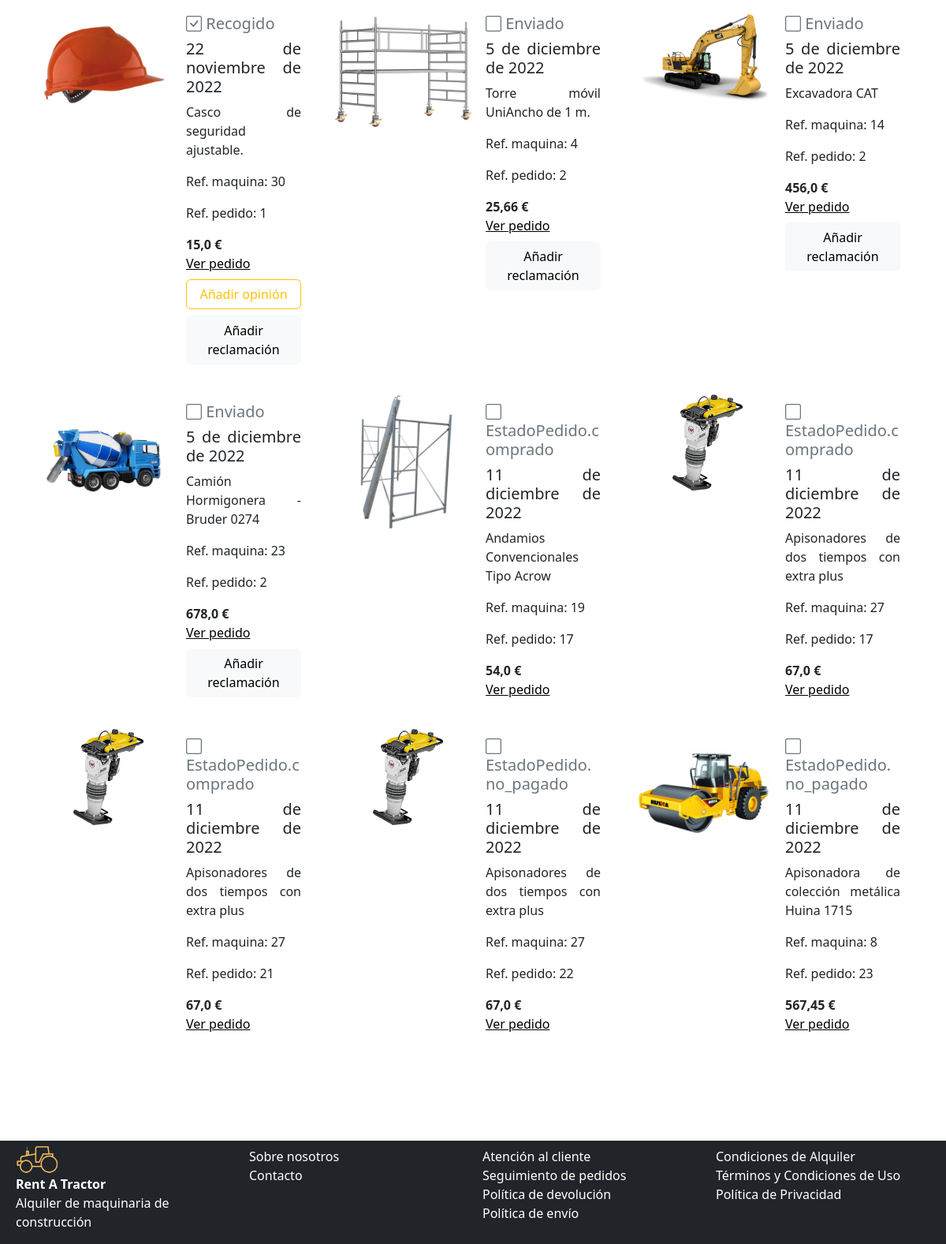
/misPedidos/ (signed in, lower part), run on an earlier commit of the app's database.
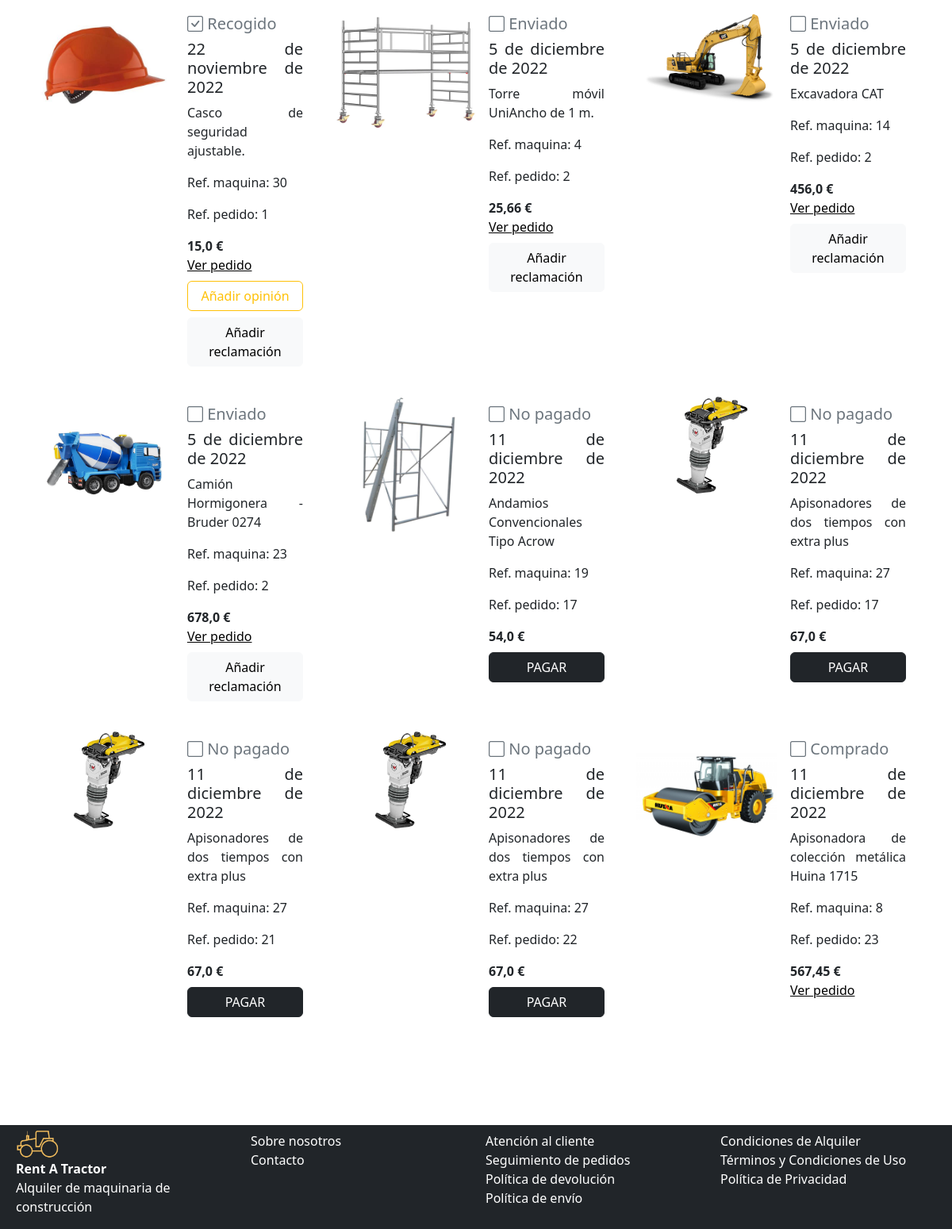
And on a later commit of the database.
### app/models.py (models this page shows)
class Pedido(models.Model):
    id = models.IntegerField(primary_key=True)
    fecha_pedido = models.DateField()
    direccion_envio = models.CharField(max_length=256)
    direccion_facturacion = models.CharField(max_length=256)
    estado_pedido = models.CharField(choices=EstadoPedido.choices(), default=EstadoPedido.no_pagado, max_length=256)
    cliente = models.ForeignKey('Cliente', on_delete=models.CASCADE)
    maquina = models.ManyToManyField('Maquina')
    tarjeta = models.ForeignKey('Tarjeta', null=True, on_delete=models.SET_NULL)
    pago_contrareembolso = models.BooleanField(default=False)
    recogida_en_tienda = models.BooleanField(default=False)

class Maquina(models.Model):
    id = models.IntegerField(primary_key=True)
    nombre = models.CharField(max_length=64)
    descripcion = models.CharField(max_length=256)
    precio = models.FloatField()
    stock = models.IntegerField()
    marca = models.CharField(max_length=64)
    fabricante = models.CharField(max_length=64)
    dimensiones = models.CharField(max_length=256)
    imagen = models.CharField(max_length=256)
    tipo_maquina = models.CharField(choices=TipoMaquina.choices(), default=TipoMaquina.varios, max_length=256)
    descuento = models.FloatField(default=0.0)
    sugerido = models.BooleanField(default=False)

### app/views.py (the view)
# urls.py: path('misPedidos/', views.misPedidos),
def misPedidos(request):
    try:
        cliente = ClienteRegistrado.objects.get(user=request.user.id).cliente
        cesta = EnCesta.objects.filter(cliente__id=cliente.id)
        pedidos = Pedido.objects.filter(cliente__id=cliente.id)
        formulario = SearchForm(initial={'search': None})
        if request.method == 'POST':
            formulario = SearchForm(request.POST)
            if formulario.is_valid() and formulario.has_changed():
                request.session['search'] = formulario.cleaned_data['search']
                return redirect('/catalogo/Resultados de: ' + request.session['search'])
        cliente = ClienteRegistrado.objects.get(user=request.user.id).cliente
        return render(request, 'misPedidos.html',
                      {'pedidos': pedidos, 'cesta': cesta, 'formulario': formulario,
                       'STATIC_URL': settings.STATIC_URL,
                       'cliente': cliente})
    except ObjectDoesNotExist:
        cliente = None
        return redirect('/login')

### app/templatetags/custom_template_tags.py (called while the page is built)
@register.filter(name='subtract')
def subtract(value, arg):
    return value - arg

### app/templates/misPedidos.html (shortened to what this page needs)
{% extends 'master.html' %} {% block contenido %}
{% load custom_template_tags %}
<div class="mt-5">
    <div class="row mb-5">
      {% for pedido in pedidos %}
        {% for producto in pedido.maquina.all %}
          <div class="col-md-4">
              <div class="card mb-3 border-0" style="max-width: 540px;">
                <div class="row g-0">
                  <div class="col-md-6">
                    <img src="../../media/{{producto.imagen}}" class="img-fluid rounded-start" alt="{{producto.nombre}}">
                  </div>
                  <div class="col-md-6">
                    <div class="card-body">
                      <h5 class="text-muted">
                        {% if pedido.estado_pedido != 'Recogido' %}
                        <i class="bi bi-square"></i>
                        {% else %}
                        <i class="bi bi-check-square"></i>
                        {% endif %}
                        {{pedido.estado_pedido}}</h5>
                      <h5 class="card-title">{{pedido.fecha_pedido}}</h5>
                      <p class="card-text">{{producto.nombre}}</p>
                      <p class="card-text fw-light">Ref. maquina: {{producto.id}}</p>
                      <p class="card-text fw-light">Ref. pedido: {{pedido.id}}</p>
                      <strong class="card-text">
                        {% if producto.descuento != 0 %}
                        {{producto.precio|subtract:producto.descuento}}
                        {% else %}
                        {{producto.precio}}
                        {% endif %} €</strong> <br/>
                      {% if pedido.estado_pedido == 'No pagado' %}
                      <a href="/pago/{{pedido.id}}" class="btn btn-dark w-100 mt-2">PAGAR</a> <br/>
                      {% else %}
                      <a href="/confirmacion/{{pedido.id}}" class="text-black">Ver pedido</a> <br/>
                      {% endif %}
                      {% if pedido.estado_pedido == 'Recogido' %}
                        <a href="/opinion/{{pedido.id}}" class="btn btn-outline-warning w-100 mt-2">Añadir opinión</a>
                      {% endif %}
                      {% if pedido.estado_pedido == 'Enviado' or pedido.estado_pedido == 'Recogido' or pedido.estado_pedido == 'Entregado'%}
                        <a href="/reclamacion/{{pedido.id}}" class="btn btn-light w-100 mt-2">Añadir reclamación</a>
                      {% endif %}
                    </div>
                  </div>
                </div>
              </div>
          </div>
        {% endfor %}
      {% endfor %}
    </div>
</div>
{% endblock %}

What changed in the data, as far as the page shows it:
changed Pedido id 17: estado_pedido "EstadoPedido.comprado" → "No pagado"
computed for Maquina "Andamios Convencionales Tipo Acrow": text "Ver pedido" → "PAGAR"
computed for Maquina "Apisonadores de dos tiempos con extra plus": text "Ver pedido Ver pedido Ver pedido" → "PAGAR PAGAR PAGAR"
changed Pedido id 21: estado_pedido "EstadoPedido.comprado" → "No pagado"
changed Pedido id 22: estado_pedido "EstadoPedido.no_pagado" → "No pagado"
changed Pedido id 23: estado_pedido "EstadoPedido.no_pagado" → "Comprado"
